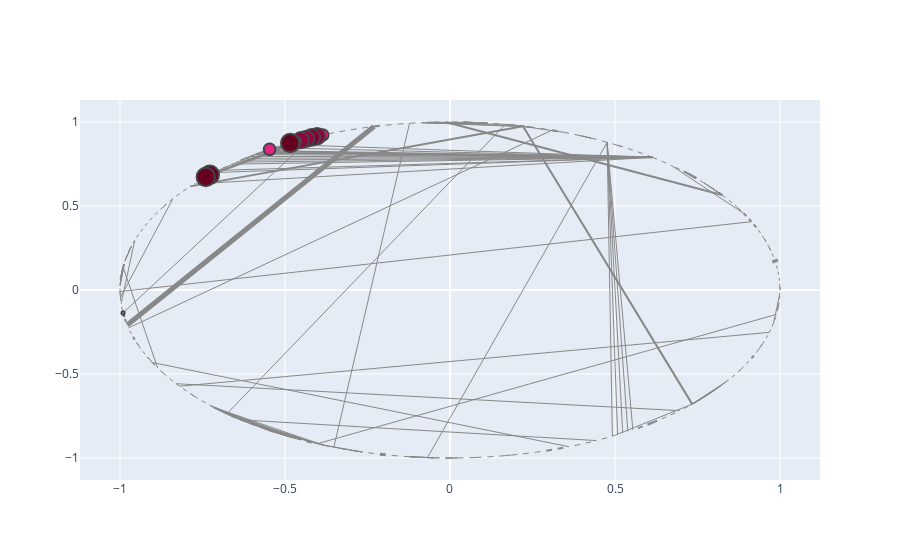

Notebook cell for this chart:
### Code cell
#EigenVector Centrality
applyLayout(googleGraphCircular, nx.circular_layout)
configure_plotly_browser_state()
plotNetworkwithEigenVector(googleGraphCircular)
